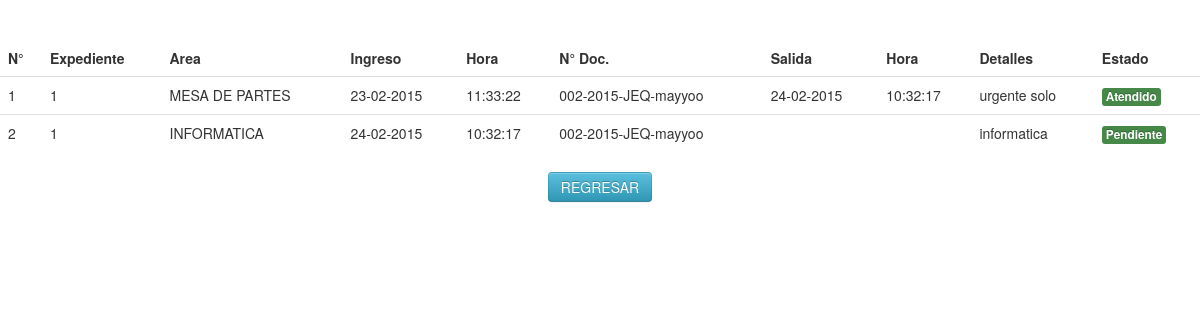
Page /admin/archivos2.php?id=1 (signed in) on the committed database.
### tables this page shows
CREATE TABLE IF NOT EXISTS `flujo` (
  `id` int(10) NOT NULL AUTO_INCREMENT,
  `idexpediente` varchar(10) NOT NULL,
  `tramite` varchar(20) NOT NULL,
  `fecha` varchar(10) NOT NULL,
  `hora` varchar(10) NOT NULL,
  `fechaf` varchar(10) NOT NULL,
  `horaf` varchar(10) NOT NULL,
  `tipodoc` varchar(10) NOT NULL,
  `ndoc` varchar(100) NOT NULL,
  `folios` varchar(10) NOT NULL,
  `procedencia` varchar(10) NOT NULL,
  `dependencia` varchar(10) NOT NULL,
  `asunto` varchar(100) NOT NULL,
  `descripcion` varchar(900) NOT NULL,
  `area` int(10) NOT NULL,
  `codep` varchar(10) NOT NULL,
  `estado` varchar(10) NOT NULL,
  PRIMARY KEY (`id`)
);

CREATE TABLE IF NOT EXISTS `area` (
  `id` int(10) NOT NULL AUTO_INCREMENT,
  `nombre` varchar(100) NOT NULL,
  `estado` varchar(2) NOT NULL,
  PRIMARY KEY (`id`)
);

CREATE TABLE IF NOT EXISTS `estado` (
  `id` int(10) NOT NULL AUTO_INCREMENT,
  `codigo` char(2) NOT NULL,
  `nombre` varchar(100) NOT NULL,
  PRIMARY KEY (`id`)
);

### admin/archivos2.php (the view, shortened to what this page needs)
<!DOCTYPE html>
<html lang="en">
<head>
    <link href="css/bootstrap.css" rel="stylesheet">
    <link href="css/bootstrap-responsive.css" rel="stylesheet">
    <link href="css/docs.css" rel="stylesheet">
    <link href="js/google-code-prettify/prettify.css" rel="stylesheet">
</head>
<body data-spy="scroll" data-target=".bs-docs-sidebar">
<table class="table table-hover" border="0">
  <thead>
    <tr>
      <td><strong>N°</strong></td>
      <td><strong>Expediente</strong></td>
      <td><strong>Area</strong></td>
      <td><strong>Ingreso</strong></td>
      <td><strong>Hora</strong></td>
      <td><strong>N° Doc.</strong></td>
      <td><strong>Salida</strong></td>
      <td><strong>Hora</strong></td>
      <td><strong>Detalles</strong></td>
       <td><strong>Estado</strong></td>
    </tr>
  </thead>
  <tbody>
    <?php
	 $dato2=$_REQUEST['id'];
	$can=mysql_query("SELECT * FROM flujo where idexpediente
='$dato2'");
 $i=0;
	while($dato=mysql_fetch_array($can)){
	$i++;
  ?>
    <tr>
      <td><?php echo $i; ?></td>
      <td><?php
	echo $dato['idexpediente'] ; ?></td>
      <td><?php
	  $area=$dato['area'];
	  $sql="select * from area where id=$area";
	  $query=mysql_query($sql);
	  $fila=mysql_fetch_array($query);
	  echo $fila['nombre']; ?></td>
      <td><?php echo  $dato['fecha']; ?></td>
      <td><?php echo  $dato['hora']; ?></td>
      <td><?php echo $dato['ndoc'];
	 ?></td>
      <td><?php echo  $dato['fechaf']; ?></td>
      <td><?php echo  $dato['horaf']; ?></td>
      <td><?php echo  $dato['descripcion']; ?></td>
       <td><?php $cod=$dato['estado'];
	  $sql="select * from estado where codigo='$cod'";
	  $query=mysql_query($sql);
	  $fila=mysql_fetch_array($query);
	   echo "<span class='label label-success'>".$fila['nombre']."</span> ";
	    ?></td>
    </tr>
    <?php }?>
  </tbody>
</table>
<center>
<p><a href="javascript:window.history.go(-1);" title="Retornar" class="btn btn-info">REGRESAR</a></p>
</center>
</body>
</html>

### admin/css/docs.css (style rules this page uses)
body { position: relative; padding-top: 40px; }

### rows in the picture
flujo: idexpediente "1", area.nombre "MESA DE PARTES", fecha "23-02-2015", hora "11:33:22", ndoc "002-2015-JEQ-mayyoo", fechaf "24-02-2015", horaf "10:32:17", descripcion "urgente solo", estado.nombre "Atendido"
flujo: idexpediente "1", area.nombre "INFORMATICA", fecha "24-02-2015", hora "10:32:17", ndoc "002-2015-JEQ-mayyoo", descripcion "informatica", estado.nombre "Pendiente"
